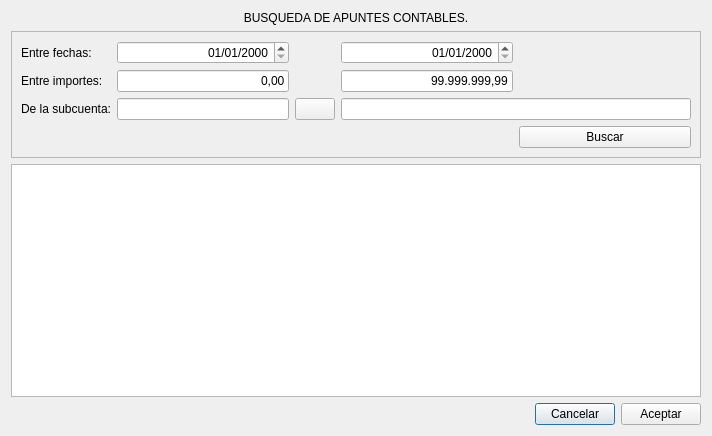
<?xml version="1.0" encoding="UTF-8"?>
<ui version="4.0">
 <class>frmBuscarApunteContable</class>
 <widget class="QDialog" name="frmBuscarApunteContable">
  <property name="geometry">
   <rect>
    <x>0</x>
    <y>0</y>
    <width>712</width>
    <height>436</height>
   </rect>
  </property>
  <property name="windowTitle">
   <string>Dialog</string>
  </property>
  <layout class="QGridLayout" name="gridLayout_2">
   <item row="3" column="1">
    <widget class="QPushButton" name="btnCancelar">
     <property name="text">
      <string>Cancelar</string>
     </property>
     <property name="icon">
      <iconset resource="../maya.qrc">
       <normaloff>:/Icons/PNG/close.png</normaloff>:/Icons/PNG/close.png</iconset>
     </property>
    </widget>
   </item>
   <item row="3" column="2">
    <widget class="QPushButton" name="btnAceptar">
     <property name="text">
      <string>Aceptar</string>
     </property>
     <property name="icon">
      <iconset resource="../maya.qrc">
       <normaloff>:/Icons/PNG/OK.png</normaloff>:/Icons/PNG/OK.png</iconset>
     </property>
    </widget>
   </item>
   <item row="3" column="0">
    <spacer name="horizontalSpacer_2">
     <property name="orientation">
      <enum>Qt::Horizontal</enum>
     </property>
     <property name="sizeHint" stdset="0">
      <size>
       <width>40</width>
       <height>20</height>
      </size>
     </property>
    </spacer>
   </item>
   <item row="2" column="0" colspan="3">
    <widget class="QTableView" name="tablaapuntes"/>
   </item>
   <item row="1" column="0" colspan="3">
    <widget class="QFrame" name="frame">
     <property name="frameShape">
      <enum>QFrame::StyledPanel</enum>
     </property>
     <property name="frameShadow">
      <enum>QFrame::Raised</enum>
     </property>
     <layout class="QGridLayout" name="gridLayout">
      <item row="0" column="5">
       <widget class="QDateEdit" name="dateFecha_fin">
        <property name="alignment">
         <set>Qt::AlignRight|Qt::AlignTrailing|Qt::AlignVCenter</set>
        </property>
        <property name="displayFormat">
         <string>dd/MM/yyyy</string>
        </property>
       </widget>
      </item>
      <item row="1" column="5">
       <widget class="QLineEdit" name="txtImporte_fin">
        <property name="text">
         <string>99.999.999,99</string>
        </property>
        <property name="alignment">
         <set>Qt::AlignRight|Qt::AlignTrailing|Qt::AlignVCenter</set>
        </property>
       </widget>
      </item>
      <item row="0" column="6">
       <spacer name="horizontalSpacer">
        <property name="orientation">
         <enum>Qt::Horizontal</enum>
        </property>
        <property name="sizeHint" stdset="0">
         <size>
          <width>169</width>
          <height>20</height>
         </size>
        </property>
       </spacer>
      </item>
      <item row="2" column="5" colspan="2">
       <widget class="QLineEdit" name="txtdesc_subcta"/>
      </item>
      <item row="2" column="4">
       <widget class="QPushButton" name="btnBuscar_subcta">
        <property name="text">
         <string/>
        </property>
        <property name="icon">
         <iconset resource="../maya.qrc">
          <normaloff>:/Icons/PNG/search2.png</normaloff>:/Icons/PNG/search2.png</iconset>
        </property>
       </widget>
      </item>
      <item row="2" column="0">
       <widget class="QLabel" name="label_4">
        <property name="text">
         <string>De la subcuenta:</string>
        </property>
       </widget>
      </item>
      <item row="2" column="1">
       <widget class="QLineEdit" name="txtcod_subcta"/>
      </item>
      <item row="1" column="0">
       <widget class="QLabel" name="label_3">
        <property name="text">
         <string>Entre importes:</string>
        </property>
       </widget>
      </item>
      <item row="1" column="1">
       <widget class="QLineEdit" name="txtImporte_ini">
        <property name="text">
         <string>0,00</string>
        </property>
        <property name="alignment">
         <set>Qt::AlignRight|Qt::AlignTrailing|Qt::AlignVCenter</set>
        </property>
       </widget>
      </item>
      <item row="0" column="0">
       <widget class="QLabel" name="label_2">
        <property name="text">
         <string>Entre fechas:</string>
        </property>
       </widget>
      </item>
      <item row="0" column="1">
       <widget class="QDateEdit" name="dateFecha_inicio">
        <property name="alignment">
         <set>Qt::AlignRight|Qt::AlignTrailing|Qt::AlignVCenter</set>
        </property>
        <property name="displayFormat">
         <string>dd/MM/yyyy</string>
        </property>
       </widget>
      </item>
      <item row="3" column="6">
       <widget class="QPushButton" name="btnBuscar">
        <property name="text">
         <string>Buscar</string>
        </property>
        <property name="icon">
         <iconset resource="../maya.qrc">
          <normaloff>:/Icons/PNG/search2.png</normaloff>:/Icons/PNG/search2.png</iconset>
        </property>
       </widget>
      </item>
     </layout>
    </widget>
   </item>
   <item row="0" column="0" colspan="3">
    <widget class="QLabel" name="label">
     <property name="text">
      <string>BUSQUEDA DE APUNTES CONTABLES.</string>
     </property>
     <property name="alignment">
      <set>Qt::AlignCenter</set>
     </property>
    </widget>
   </item>
  </layout>
 </widget>
 <tabstops>
  <tabstop>dateFecha_inicio</tabstop>
  <tabstop>dateFecha_fin</tabstop>
  <tabstop>txtImporte_ini</tabstop>
  <tabstop>txtImporte_fin</tabstop>
  <tabstop>txtcod_subcta</tabstop>
  <tabstop>btnBuscar_subcta</tabstop>
  <tabstop>txtdesc_subcta</tabstop>
  <tabstop>btnBuscar</tabstop>
  <tabstop>tablaapuntes</tabstop>
  <tabstop>btnCancelar</tabstop>
  <tabstop>btnAceptar</tabstop>
 </tabstops>
 <resources>
  <include location="../maya.qrc"/>
 </resources>
 <connections>
  <connection>
   <sender>btnCancelar</sender>
   <signal>clicked()</signal>
   <receiver>frmBuscarApunteContable</receiver>
   <slot>close()</slot>
   <hints>
    <hint type="sourcelabel">
     <x>598</x>
     <y>415</y>
    </hint>
    <hint type="destinationlabel">
     <x>419</x>
     <y>405</y>
    </hint>
   </hints>
  </connection>
 </connections>
</ui>
